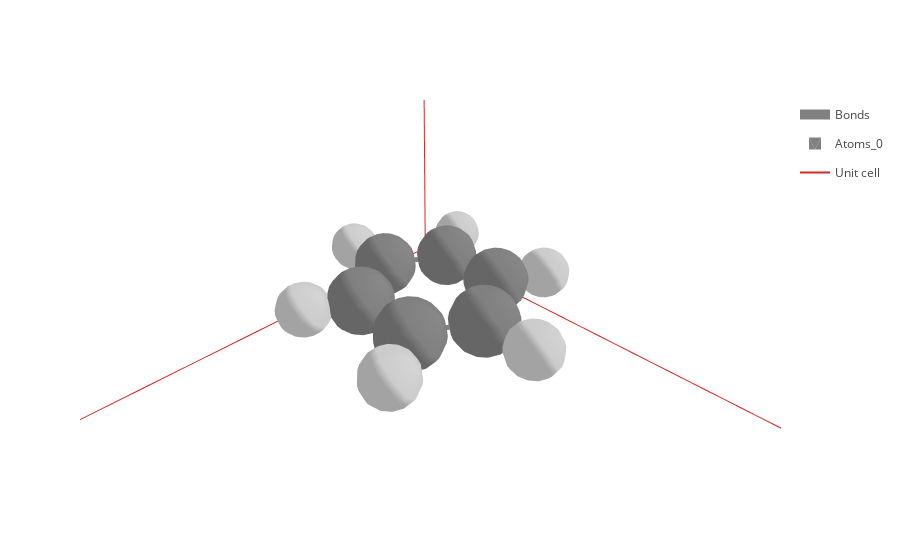

Notebook code for this chart:
### Code cell
atoms = molecule('C6H6', vacuum = 5)
benzene = sisl.Geometry.new(atoms)
benzene.plot(axes='xyz')

### Figure 1 — Plotly figure (JSON) as saved in the notebook; plotly's stock layout.template omitted (floating-point values rounded to 4 significant figures; data arrays with more than 128 entries replaced by an {"elided": "..."} marker saying what was removed)
{"data": [{"line": {"color": "gray", "width": 10}, "meta": {}, "mode": "lines", "name": "Bonds", "opacity": 1, "type": "scatter3d", "x": {"elided": "252 float values"}, "y": {"elided": "252 float values"}, "z": {"elided": "252 int values"}}, {"alphahull": 0, "color": "grey", "hovertemplate": "%{meta.position}", "legendgroup": "Atoms", "meta": {"meta": {}, "position": "(7.15, 8.88, 5.00)"}, "name": "Atoms_0", "opacity": 1, "showlegend": true, "showscale": false, "type": "mesh3d", "x": {"elided": "225 float values"}, "y": {"elided": "225 float values"}, "z": {"elided": "225 float values"}}, {"alphahull": 0, "color": "grey", "hovertemplate": "%{meta.position}", "legendgroup": "Atoms", "meta": {"meta": {}, "position": "(8.36, 8.18, 5.00)"}, "name": "Atoms_1", "opacity": 1, "showlegend": false, "showscale": false, "type": "mesh3d", "x": {"elided": "225 float values"}, "y": {"elided": "225 float values"}, "z": {"elided": "225 float values"}}, {"alphahull": 0, "color": "grey", "hovertemplate": "%{meta.position}", "legendgroup": "Atoms", "meta": {"meta": {}, "position": "(8.36, 6.78, 5.00)"}, "name": "Atoms_2", "opacity": 1, "showlegend": false, "showscale": false, "type": "mesh3d", "x": {"elided": "225 float values"}, "y": {"elided": "225 float values"}, "z": {"elided": "225 float values"}}, {"alphahull": 0, "color": "grey", "hovertemplate": "%{meta.position}", "legendgroup": "Atoms", "meta": {"meta": {}, "position": "(7.15, 6.09, 5.00)"}, "name": "Atoms_3", "opacity": 1, "showlegend": false, "showscale": false, "type": "mesh3d", "x": {"elided": "225 float values"}, "y": {"elided": "225 float values"}, "z": {"elided": "225 float values"}}, {"alphahull": 0, "color": "grey", "hovertemplate": "%{meta.position}", "legendgroup": "Atoms", "meta": {"meta": {}, "position": "(5.94, 6.78, 5.00)"}, "name": "Atoms_4", "opacity": 1, "showlegend": false, "showscale": false, "type": "mesh3d", "x": {"elided": "225 float values"}, "y": {"elided": "225 float values"}, "z": {"elided": "225 float values"}}, {"alphahull": 0, "color": "grey", "hovertemplate": "%{meta.position}", "legendgroup": "Atoms", "meta": {"meta": {}, "position": "(5.94, 8.18, 5.00)"}, "name": "Atoms_5", "opacity": 1, "showlegend": false, "showscale": false, "type": "mesh3d", "x": {"elided": "225 float values"}, "y": {"elided": "225 float values"}, "z": {"elided": "225 float values"}}, {"alphahull": 0, "color": "#cccccc", "hovertemplate": "%{meta.position}", "legendgroup": "Atoms", "meta": {"meta": {}, "position": "(7.15, 9.96, 5.00)"}, "name": "Atoms_6", "opacity": 1, "showlegend": false, "showscale": false, "type": "mesh3d", "x": {"elided": "225 float values"}, "y": {"elided": "225 float values"}, "z": {"elided": "225 float values"}}, {"alphahull": 0, "color": "#cccccc", "hovertemplate": "%{meta.position}", "legendgroup": "Atoms", "meta": {"meta": {}, "position": "(9.30, 8.72, 5.00)"}, "name": "Atoms_7", "opacity": 1, "showlegend": false, "showscale": false, "type": "mesh3d", "x": {"elided": "225 float values"}, "y": {"elided": "225 float values"}, "z": {"elided": "225 float values"}}, {"alphahull": 0, "color": "#cccccc", "hovertemplate": "%{meta.position}", "legendgroup": "Atoms", "meta": {"meta": {}, "position": "(9.30, 6.24, 5.00)"}, "name": "Atoms_8", "opacity": 1, "showlegend": false, "showscale": false, "type": "mesh3d", "x": {"elided": "225 float values"}, "y": {"elided": "225 float values"}, "z": {"elided": "225 float values"}}, {"alphahull": 0, "color": "#cccccc", "hovertemplate": "%{meta.position}", "legendgroup": "Atoms", "meta": {"meta": {}, "position": "(7.15, 5.00, 5.00)"}, "name": "Atoms_9", "opacity": 1, "showlegend": false, "showscale": false, "type": "mesh3d", "x": {"elided": "225 float values"}, "y": {"elided": "225 float values"}, "z": {"elided": "225 float values"}}, {"alphahull": 0, "color": "#cccccc", "hovertemplate": "%{meta.position}", "legendgroup": "Atoms", "meta": {"meta": {}, "position": "(5.00, 6.24, 5.00)"}, "name": "Atoms_10", "opacity": 1, "showlegend": false, "showscale": false, "type": "mesh3d", "x": {"elided": "225 float values"}, "y": {"elided": "225 float values"}, "z": {"elided": "225 float values"}}, {"alphahull": 0, "color": "#cccccc", "hovertemplate": "%{meta.position}", "legendgroup": "Atoms", "meta": {"meta": {}, "position": "(5.00, 8.72, 5.00)"}, "name": "Atoms_11", "opacity": 1, "showlegend": false, "showscale": false, "type": "mesh3d", "x": {"elided": "225 float values"}, "y": {"elided": "225 float values"}, "z": {"elided": "225 float values"}}, {"meta": {}, "mode": "lines", "name": "Unit cell", "type": "scatter3d", "x": [0, 0, 14.3, 14.3, 0, 0, null, 0, 0, 0, 14.3, 14.3, 0, null, 14.3, 14.3, null, 14.3, 14.3], "y": [0, 14.96, 14.96, 14.96, 14.96, 14.96, null, 14.96, 0, 0, 0, 0, 0, null, 14.96, 0, null, 14.96, 0], "z": [0, 0, 0, 10, 10, 0, null, 10, 10, 0, 0, 10, 10, null, 0, 0, null, 10, 10]}], "layout": {"autosize": true, "scene": {"aspectmode": "data", "aspectratio": {"x": 1.11, "y": 1.161, "z": 0.776}, "camera": {"center": {"x": 0, "y": 0, "z": 0}, "eye": {"x": 0.3888, "y": 0.3888, "z": 0.3888}, "projection": {"type": "perspective"}, "up": {"x": 0, "y": 0, "z": 1}}, "xaxis": {"title": {"text": "X axis [Ang]"}, "type": "linear"}, "yaxis": {"title": {"text": "Y axis [Ang]"}, "type": "linear"}, "zaxis": {"title": {"text": "Z axis [Ang]"}, "type": "linear"}}, "xaxis": {"scaleanchor": "y", "scaleratio": 1, "title": {"text": "X axis [Ang]"}}, "yaxis": {"title": {"text": "Y axis [Ang]"}}}}
